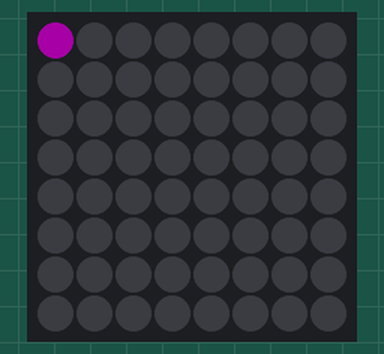
A program run on a simulated Raspberry Pi Pico running MicroPython. On the bench: 8×8 RGB LED matrix (first LED top left, wired row by row, every second row reversed). Dim RGB values are drawn brighter than linear; what the program prints to the serial console is not drawn.

Above: at 0.05 s.
At 0.86 s:
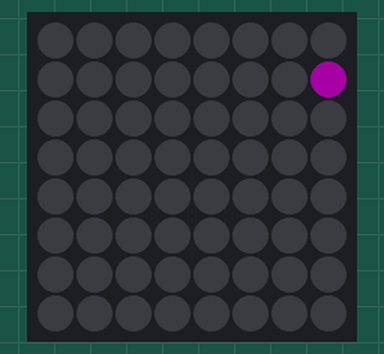
At 1.78 s:
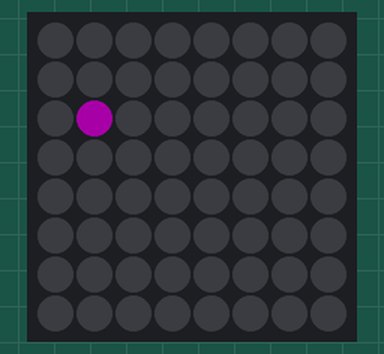
At 3.52 s:
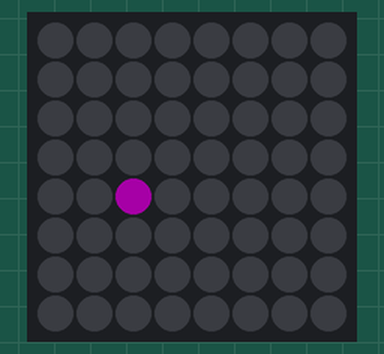
At 5.25 s:
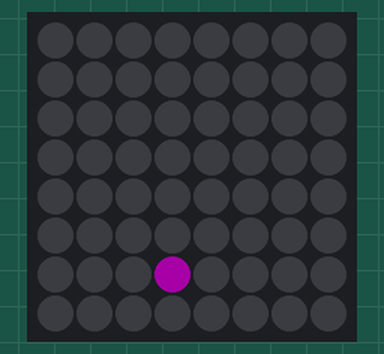
At 7.09 s:
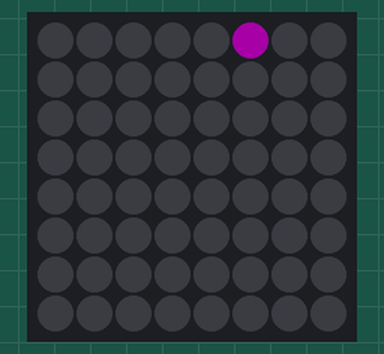

The program:

06-walk-pixels.py
```python
# Lab 06: Walk the Pixels
# Filename: 06-walk-pixels.py
# Version: 1.0.0
#
# Lights one pixel at a time in strip order, from pixel 0 to pixel 63.
# Watch the path. A zig-zag path means the panel is serpentine wired.

from machine import Pin
from neopixel import NeoPixel
from utime import sleep
import config

print("Lab 06: Walk the Pixels (version 1.0.0)")

# hardware settings from config.py
NEOPIXEL_PIN = config.NEOPIXEL_PIN
NUMBER_PIXELS = config.NUMBER_PIXELS

strip = NeoPixel(Pin(NEOPIXEL_PIN), NUMBER_PIXELS)

while True:
    for i in range(NUMBER_PIXELS):
        strip[i] = (40, 0, 40)
        strip.write()
        sleep(0.1)
        strip[i] = (0, 0, 0)    # erased by the next write()
```

config.py
```python
# Moving Rainbow Configuration file
# Filename: config.py
# Version: 1.0.0
#
# This file contains the hardware configuration for the Tilt-a-Rainbow
# Mini kit. It is imported by each program.

# 8x8 NeoPixel matrix (64 pixels)
NEOPIXEL_PIN = 0
MATRIX_WIDTH = 8
MATRIX_HEIGHT = 8
NUMBER_PIXELS = MATRIX_WIDTH * MATRIX_HEIGHT
# Some 8x8 panels are wired in a zig-zag: row 0 runs left to right,
# row 1 runs right to left, and so on. This panel is NOT: every row runs
# left to right. (Checked on the real panel: pixel 8 sits right below
# pixel 0.) Run 06-walk-pixels.py to see the pixel order.
SERPENTINE = False

# The color number the programs use when ALL 64 pixels are lit at once.
# 64 pixels at (20, 20, 20) draw about 300 mA, safely under the 500 mA a
# USB port supplies. Programs that light only a few pixels can use bigger
# numbers.
LEVEL = 20

# Two mode buttons, each wired from its GPIO pin to GND
BUTTON_PIN_1 = 14
BUTTON_PIN_2 = 15

# Accelerometer on I2C bus 0 (GP16 is SDA, GP17 is SCL)
# LIS3DH accelerometer. 0x19 is the usual address (0x18 if SDO is tied to GND).
# Run 02-probe.py to check.
ACCEL_I2C_ID = 0
ACCEL_SDA_PIN = 16
ACCEL_SCL_PIN = 17
ACCEL_ADDRESS = 0x19
```

Measured:
- by itself, everything shown: repeats every 6.5 s, in 64 steps
